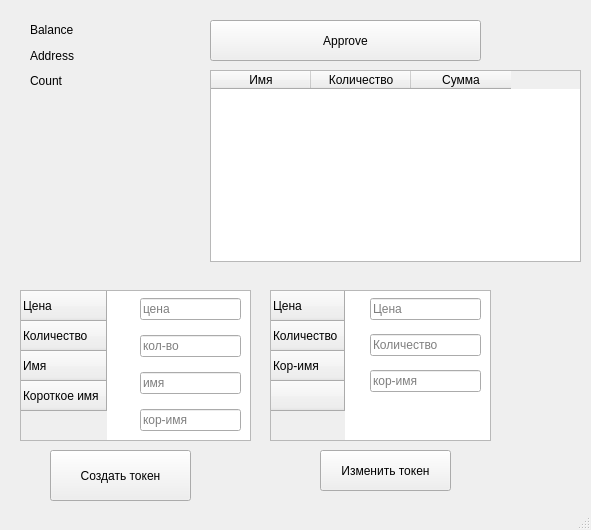
<?xml version="1.0" encoding="UTF-8"?>
<ui version="4.0">
 <class>MainWindow</class>
 <widget class="QMainWindow" name="MainWindow">
  <property name="geometry">
   <rect>
    <x>0</x>
    <y>0</y>
    <width>591</width>
    <height>530</height>
   </rect>
  </property>
  <property name="windowTitle">
   <string>MainWindow</string>
  </property>
  <widget class="QWidget" name="centralwidget">
   <widget class="QWidget" name="verticalLayoutWidget_3">
    <property name="geometry">
     <rect>
      <x>30</x>
      <y>20</y>
      <width>160</width>
      <height>71</height>
     </rect>
    </property>
    <layout class="QVBoxLayout" name="verticalLayout_3">
     <item>
      <widget class="QLabel" name="label_5">
       <property name="text">
        <string>Balance</string>
       </property>
      </widget>
     </item>
     <item>
      <widget class="QLabel" name="label_6">
       <property name="text">
        <string>Address</string>
       </property>
      </widget>
     </item>
     <item>
      <widget class="QLabel" name="label">
       <property name="text">
        <string>Count</string>
       </property>
      </widget>
     </item>
    </layout>
   </widget>
   <widget class="QPushButton" name="pushButton">
    <property name="geometry">
     <rect>
      <x>210</x>
      <y>20</y>
      <width>271</width>
      <height>41</height>
     </rect>
    </property>
    <property name="text">
     <string>Approve</string>
    </property>
    <property name="checkable">
     <bool>false</bool>
    </property>
   </widget>
   <widget class="QTableWidget" name="tableWidget">
    <property name="geometry">
     <rect>
      <x>210</x>
      <y>70</y>
      <width>371</width>
      <height>192</height>
     </rect>
    </property>
    <column>
     <property name="text">
      <string>Имя</string>
     </property>
    </column>
    <column>
     <property name="text">
      <string>Количество</string>
     </property>
    </column>
    <column>
     <property name="text">
      <string>Сумма</string>
     </property>
    </column>
   </widget>
   <widget class="QTableWidget" name="tableWidget_2">
    <property name="geometry">
     <rect>
      <x>20</x>
      <y>290</y>
      <width>231</width>
      <height>151</height>
     </rect>
    </property>
    <row>
     <property name="text">
      <string>Цена</string>
     </property>
    </row>
    <row>
     <property name="text">
      <string>Количество</string>
     </property>
    </row>
    <row>
     <property name="text">
      <string>Имя </string>
     </property>
    </row>
    <row>
     <property name="text">
      <string>Короткое имя</string>
     </property>
    </row>
   </widget>
   <widget class="QPushButton" name="pushButton_5">
    <property name="geometry">
     <rect>
      <x>50</x>
      <y>450</y>
      <width>141</width>
      <height>51</height>
     </rect>
    </property>
    <property name="text">
     <string>Создать токен</string>
    </property>
   </widget>
   <widget class="QWidget" name="verticalLayoutWidget_8">
    <property name="geometry">
     <rect>
      <x>140</x>
      <y>289</y>
      <width>101</width>
      <height>151</height>
     </rect>
    </property>
    <layout class="QVBoxLayout" name="verticalLayout_8">
     <item>
      <widget class="QLineEdit" name="lineEdit">
       <property name="placeholderText">
        <string>цена</string>
       </property>
      </widget>
     </item>
     <item>
      <widget class="QLineEdit" name="lineEdit_2">
       <property name="placeholderText">
        <string>кол-во</string>
       </property>
      </widget>
     </item>
     <item>
      <widget class="QLineEdit" name="lineEdit_3">
       <property name="placeholderText">
        <string>имя</string>
       </property>
      </widget>
     </item>
     <item>
      <widget class="QLineEdit" name="lineEdit_4">
       <property name="placeholderText">
        <string>кор-имя</string>
       </property>
      </widget>
     </item>
    </layout>
   </widget>
   <widget class="QTableWidget" name="tableWidget_3">
    <property name="geometry">
     <rect>
      <x>270</x>
      <y>290</y>
      <width>221</width>
      <height>151</height>
     </rect>
    </property>
    <row>
     <property name="text">
      <string>Цена</string>
     </property>
    </row>
    <row>
     <property name="text">
      <string>Количество</string>
     </property>
    </row>
    <row>
     <property name="text">
      <string>Кор-имя</string>
     </property>
    </row>
    <row>
     <property name="text">
      <string/>
     </property>
    </row>
   </widget>
   <widget class="QWidget" name="verticalLayoutWidget_9">
    <property name="geometry">
     <rect>
      <x>370</x>
      <y>290</y>
      <width>111</width>
      <height>111</height>
     </rect>
    </property>
    <layout class="QVBoxLayout" name="verticalLayout_9">
     <item>
      <widget class="QLineEdit" name="lineEdit_5">
       <property name="placeholderText">
        <string>Цена</string>
       </property>
      </widget>
     </item>
     <item>
      <widget class="QLineEdit" name="lineEdit_6">
       <property name="placeholderText">
        <string>Количество</string>
       </property>
      </widget>
     </item>
     <item>
      <widget class="QLineEdit" name="lineEdit_7">
       <property name="placeholderText">
        <string>кор-имя</string>
       </property>
      </widget>
     </item>
    </layout>
   </widget>
   <widget class="QPushButton" name="pushButton_6">
    <property name="geometry">
     <rect>
      <x>320</x>
      <y>450</y>
      <width>131</width>
      <height>41</height>
     </rect>
    </property>
    <property name="text">
     <string>Изменить токен</string>
    </property>
   </widget>
  </widget>
  <widget class="QStatusBar" name="statusbar"/>
 </widget>
 <resources/>
 <connections/>
</ui>
